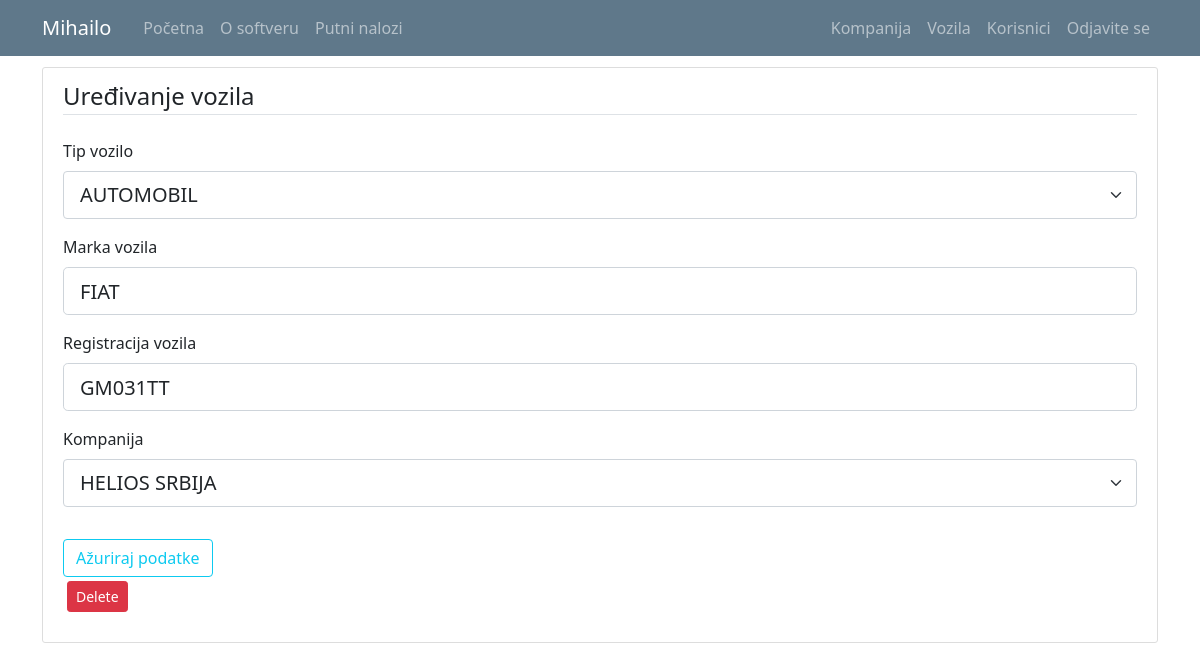
Page /vehicle/3 (signed in) on the earlier database version.
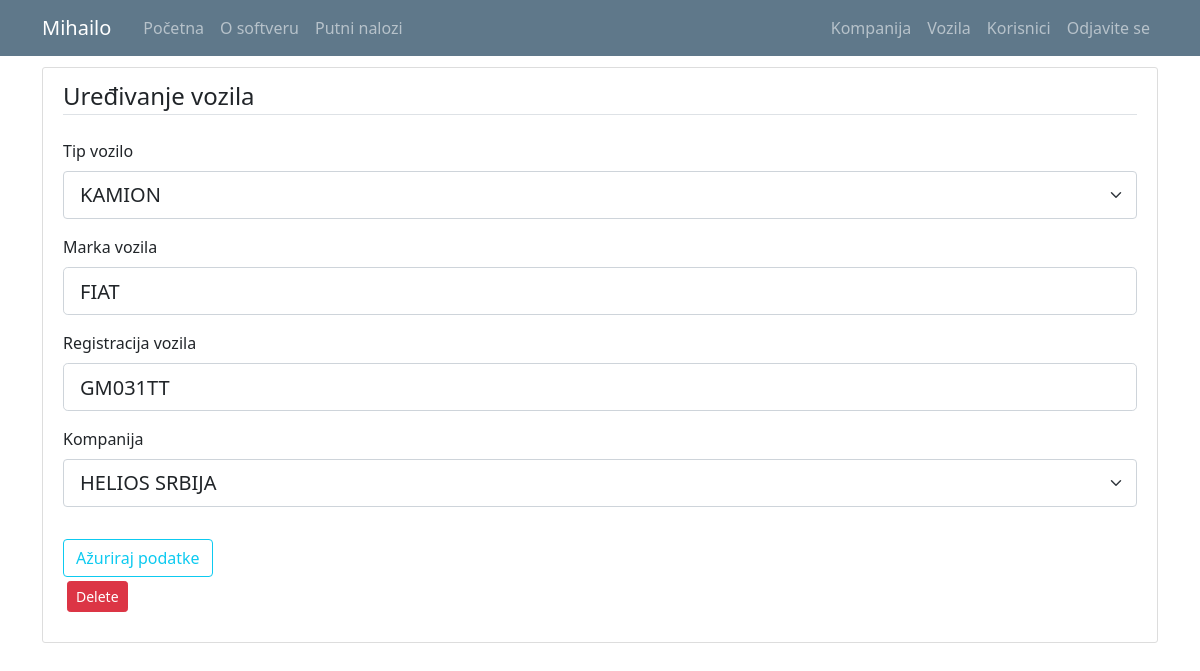
Same page on the later database version.
### putninalozi/models.py (models this page shows, shortened)
class Vehicle(db.Model):
    id = db.Column(db.Integer, primary_key=True)
    vehicle_type = db.Column(db.String(10), nullable = False)
    vehicle_brand = db.Column(db.String(10), nullable = False)
    vehicle_registration = db.Column(db.String(12), nullable = False)
    company_id = db.Column(db.Integer, db.ForeignKey('company.id'), nullable=False)
    travelwarrants = db.relationship('TravelWarrant', backref='travelwarrant_vehicle', lazy=True)

### putninalozi/vehicles/routes.py (the view)
@vehicles.route("/vehicle/<int:vehicle_id>", methods=['GET', 'POST'])
def vehicle_profile(vehicle_id): #ovo je funkcija za editovanje vozila
    vehicle = Vehicle.query.get_or_404(vehicle_id)
    if not current_user.is_authenticated:
        flash('Da bi ste pristupili ovoj stranici treba da budete ulogovani.', 'danger')
        return redirect(url_for('users.login'))
    elif current_user.authorization != 's_admin' and current_user.authorization != 'c_admin':
        abort(403)
    elif current_user.authorization == 'c_admin':
        if current_user.user_company.id != vehicle.vehicle_company.id:
            abort(403)
    print(Company.query.filter_by(id=vehicle.company_id).first().id)
    form = UpdateVehicleForm()
    form.reset()
    if form.validate_on_submit():
        vehicle.vehicle_type = form.vehicle_type.data.upper()
        vehicle.vehicle_brand = form.vehicle_brand.data.upper()
        vehicle.vehicle_registration = form.vehicle_registration.data.upper()
        if current_user.authorization == 'c_admin':
            vehicle.company_id=int(current_user.company_id)
        elif current_user.authorization == 's_admin':
            vehicle.company_id = form.company_id.data
        db.session.commit()
        flash('Profil vozila je ažuriran', 'success')
        return redirect(url_for('vehicles.vehicle_list')) #vidi da li je bolje na neko drugo mesto da ga prebaci
    elif request.method == 'GET':
        form.vehicle_type.data = str(vehicle.vehicle_type)
        form.vehicle_brand.data = vehicle.vehicle_brand
        form.vehicle_registration.data = vehicle.vehicle_registration
        form.company_id.choices = [(c.id, c.companyname) for c in db.session.query(Company.id,Company.companyname).order_by('companyname').all()]
        form.company_id.data = str(vehicle.company_id)
    return render_template('vehicle.html', title="Uređivanje vozila", vehicle=vehicle, form=form, legend='Uređivanje vozila')

### putninalozi/vehicles/forms.py
class UpdateVehicleForm(FlaskForm):
    vehicle_type = SelectField('Tip vozilo', validators=[DataRequired()], choices=[('AUTOMOBIL', 'AUTOMOBIL'),('KOMBI', 'KOMBI'),('KAMION', 'KAMION')])
    vehicle_brand = StringField('Marka vozila', validators=[DataRequired(), Length(min=2, max=20)])
    vehicle_registration = StringField('Registracija vozila', validators=[DataRequired(), Length(min=7, max=12)]) # GM 047-DD
    company_id = SelectField('Kompanija', validators=[DataRequired()], choices=[(c.id, c.companyname) for c in db.session.query(Company.id,Company.companyname).order_by('companyname').all()])
    submit = SubmitField('Ažuriraj podatke')
    def reset(self):
        self.__init__()

### putninalozi/models.py (called while the page is built)
@login_manager.user_loader
def load_user(user_id):
    return User.query.get(int(user_id))

### putninalozi/templates/vehicle.html (shortened to what this page needs)
{% extends "layout.html" %}
{% block content %}
<div class="content-section">
    <form method="POST" action="">
        <fieldset class="form-group">
            <legend class="border-bottom mb-4">{{ legend }}</legend>
            <div class="form-group">
                {{ form.vehicle_type.label(class="form-control-label") }}
                {% if form.vehicle_type.errors %}
                    {{ form.vehicle_type(class="form-control form-control-lg is-invalid") }}
                    <div class="invalid-feedback">
                        {% for error in form.vehicle_type.errors %}
                            <span>{{ error }}</span>
                        {% endfor %}
                    </div>
                {% else %}
                    {{ form.vehicle_type(class="form-select form-select-lg") }}
                {% endif %}
            </div>
            <div class="form-group">
                {{ form.vehicle_brand.label(class="form-control-label") }}
                {% if form.vehicle_brand.errors %}
                    {{ form.vehicle_brand(class="form-control form-control-lg is-invalid") }}
                    <div class="invalid-feedback">
                        {% for error in form.vehicle_brand.errors %}
                            <span>{{ error }}</span>
                        {% endfor %}
                    </div>
                {% else %}
                    {{ form.vehicle_brand(class="form-control form-control-lg") }}
                {% endif %}
            </div>
            <div class="form-group">
                {{ form.vehicle_registration.label(class="form-control-label") }}
                {% if form.vehicle_registration.errors %}
                    {{ form.vehicle_registration(class="form-control form-control-lg is-invalid") }}
                    <div class="invalid-feedback">
                        {% for error in form.vehicle_registration.errors %}
                            <span>{{ error }}</span>
                        {% endfor %}
                    </div>
                {% else %}
                    {{ form.vehicle_registration(class="form-control form-control-lg") }}
                {% endif %}
            </div>
            {% if current_user.authorization == 's_admin'%}
              <div class="form-group">
                  {{ form.company_id.label(class="form-control-label") }}
                  {% if form.company_id.errors %}
                      {{ form.company_id(class="form-control form-control-lg is-invalid") }}
                      <div class="invalid-feedback">
                          {% for error in form.company_id.errors %}
                              <span>{{ error }}</span>
                          {% endfor %}
                      </div>
                  {% else %}
                      {{ form.company_id(class="form-select form-select-lg") }}
                  {% endif %}
              </div>
            {% else %}
              {{ form.company_id(class="sr-only form-select form-select-lg") }}
            {% endif %}
        </fieldset>
        <div class="form-group">
          {{ form.submit(class="btn btn-outline-info") }}
          {% if current_user.authorization == 's_admin' or current_user.authorization == 'c_admin' %}
            <div>
              <button type="button" class="btn btn-danger btn-sm m-1" data-toggle="modal" data-target="#DeleteModal">Delete</button>
            </div>
          {% endif %}
        </div>
  </form>
</div>
{% endblock content%}

Differences in the rows shown:
changed Vehicle "FIAT": vehicle_type "AUTOMOBIL" → "KAMION"
